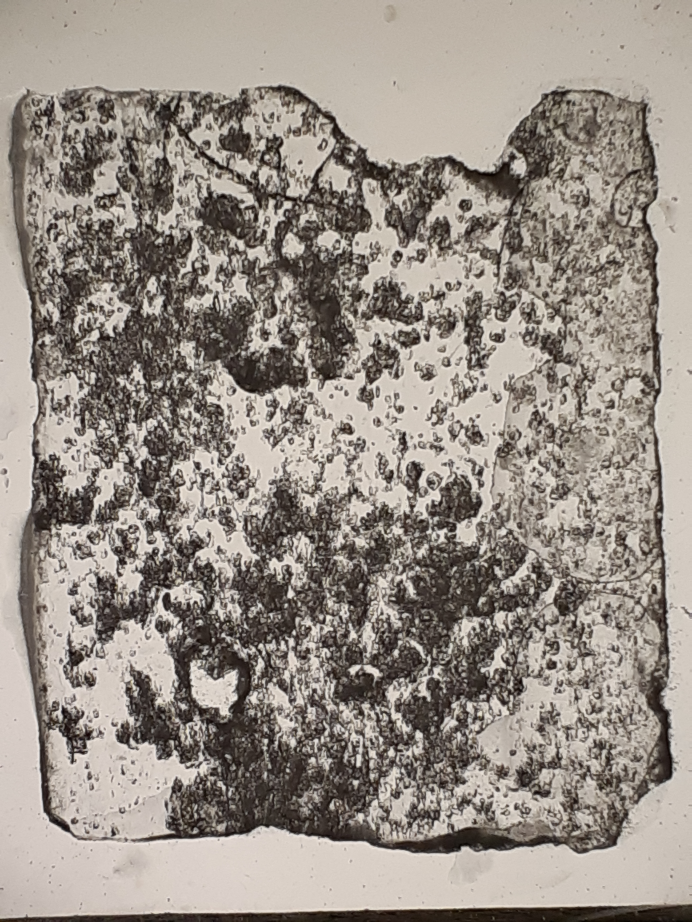
#> input picture images/hummock1_bot_7cm_1.jpg, 3456 x 4608 px (shown at 1/5 size)
$ python Tester.py
#> lines starting #> are read from the running program, lines starting #| are printed output that depends on the picture
### clipBlur.py
# -*- coding: utf-8 -*-
"""
Created on Wed Mar  9 08:38:25 2022

@author: Bruger
"""

def clipBlur(filename, x, y, marginX, marginY, sigma=1.0):
    # FUNC:
    # picture takes the variables and returns an image in grayscale that has been
    # clipped and blurred
    #
    # VARIABLES:
    # filename is the position of the picture of a picture you want treated.
    #
    # (x,y) is the position of the middle of the outclip you want of the picture
    # Remember that x is the amount of pixels down from the top left corner
    # and y is the number of pixels to the right of the top left corner
    #
    # marginX and marginY are the amount of pixels you want to include in the
    # outclip from (x,y)
    #
    # sigma is the amount of blur you want.

#> called with filename = 'images/hummock1_bot_7cm_1.jpg', x = 1800, y = 2400, marginX = 1400, marginY = 1400, sigma = 2
    import numpy as np
    import skimage.io
    image = skimage.io.imread(fname=filename, as_gray=True)
#> image: shape (4608, 3456) float64; min 0.00195, max 0.949, mean 0.566
    clip = image[y-marginY:y+marginY, x-marginX:x+marginX]
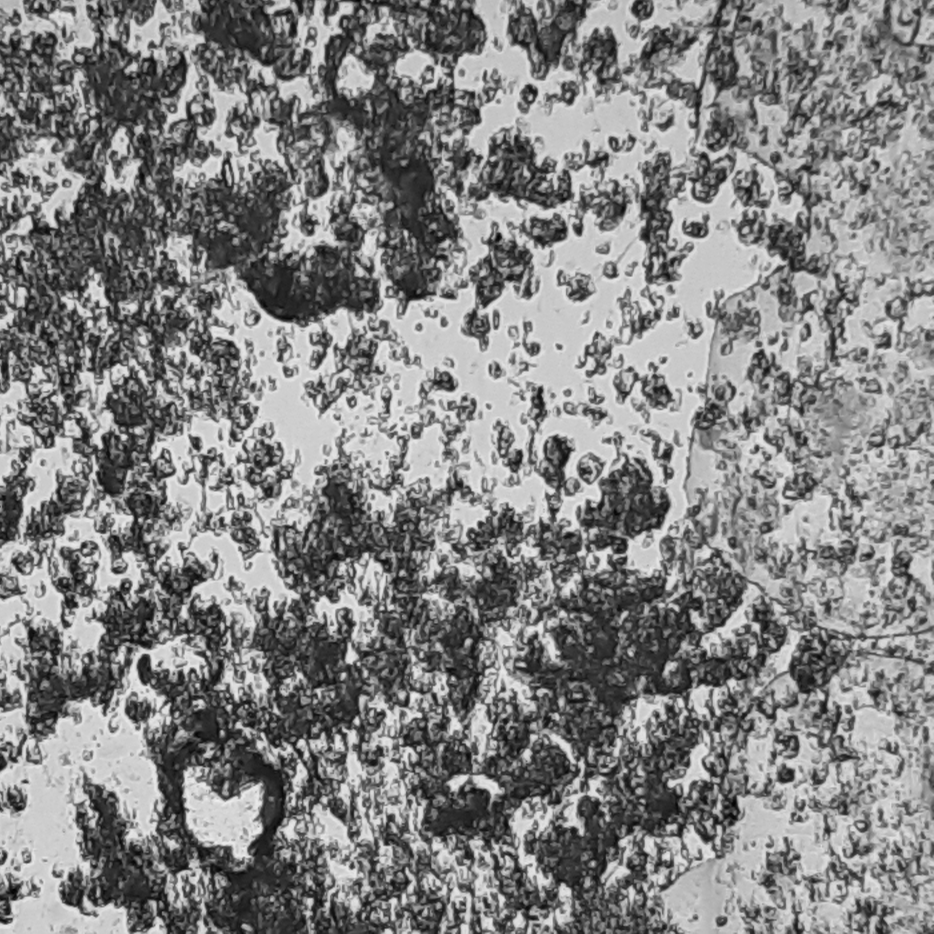
#> clip: shape (2800, 2800) float64 (shown at 1/3 size); min 0.00833, max 0.949, mean 0.517

    blurredImage = skimage.filters.gaussian(image, sigma=sigma, truncate=3.5)
    blurredClip = blurredImage[y-marginY:y+marginY, x-marginX:x+marginX]
#> `clip[blurredClip > threshold] = 0`:
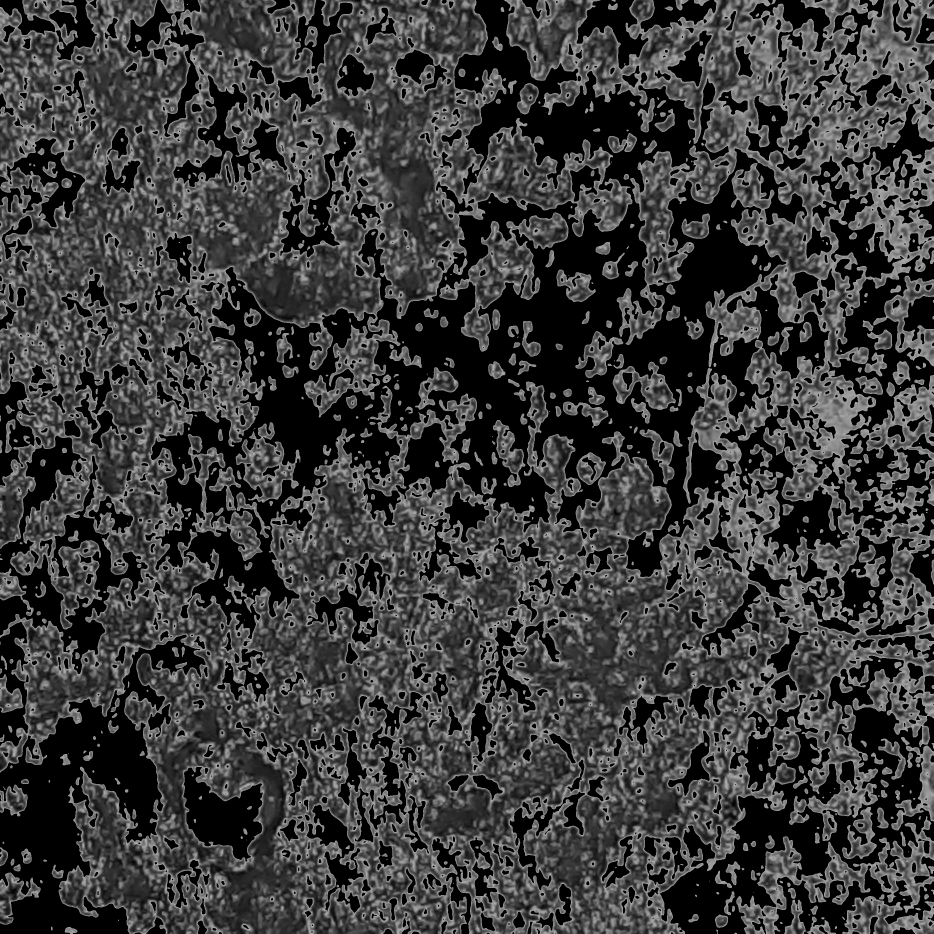
#> clip: shape (2800, 2800) float64 (shown at 1/3 size); min 0, max 0.786, mean 0.237


    return clip, blurredClip


### acf.py
import numpy as np
import matplotlib.pyplot as plt
from statsmodels.tsa.stattools import acf as acff


def acf(clip, lags=50, conversion = 90/2000, plot=False, plotfunc=[1,2], plotname="", ip=np.exp(-2), sections=3, errorlimit = np.inf, alpha =0.05):

    #Set plotfunc as iterable
#> called with lags = 200, conversion = 0.0386, plot = False, plotfunc = array of shape (4,), plotname = 'Testplot', ip = 0.135, sections = 3, errorlimit = inf
    if type(plotfunc) == int:
        plotfunc = [plotfunc]

    n = np.shape(clip)[0]
#> n = 2800
    M = np.zeros(n)
#> M = 2800 values from 0 to 0
    bestfunc = np.empty(sections, dtype= 'U32')
    functype = ["Empirical","Exponential","Gaussian","Exp Root", "x-Power", "x-Exponential"]

    plotdata = np.empty(lags)

    if sections != 0:
        blocks = np.int32(np.round(np.linspace(0, n, sections + 1)))
#> blocks = [0, 933, 1867, 2800]
        M2 = np.zeros(sections)
        N2 = np.zeros(sections)
        kval = np.zeros(sections)
        xval = np.zeros(sections)
        fitness = np.zeros([sections,np.size(plotfunc)])

        for idx,_ in enumerate(M2):
            bestfitctrl = np.inf
            blck = clip[blocks[idx]:blocks[idx + 1]]
            auto, confint = autoCor(blck, nlags=lags, alpha = alpha)
            acl_est, std_est = autocolen(auto, confint=confint, scale=conversion)
            M2[idx] = acl_est
            N2[idx] = std_est

            if any(auto < -1) or any(auto > 1):
                print("Warning[acf]: Autocorrelation contains invalid values!")
            if any(np.isnan(auto)):
                print("Warning[acf]: Warning: Autocorrelation contains NaN entries!")

            #print(f"Estimated Autocorrelation Length: {acl_est:.04f}mm")

            bestfunc[idx] = functype[0]
            x = np.arange(lags)
            y = auto[x]
            x = x*conversion
            plotdata = np.vstack([plotdata,x,y])

            for jdx, pf in enumerate(plotfunc):
                coeffs, iidx = lsm3(x,y,pf, limit=ip,L=acl_est)
                c = np.hstack([0,coeffs])
                if pf == 1:
                    fy = func1(c,x)
                    #plotlabel = r'$c_1 \exp(k_1 x) + c_0$'
                    acl = 1/c[2]
                elif pf == 2:
                    fy = func2(c,x)
                    #plotlabel = r'$\frac{c_1}{\sqrt{2 \pi \sigma^2}} \cdot \exp\left(-\frac{\left(x - \mu \right)^2}{2 \sigma^2}\right) + c_0$'
                    acl = np.sqrt(2)*c[1]-c[2]
                elif pf == 3:
                    fy = func3(c,x)
                    acl = 1/(c[2]**2)
                elif pf == 4:
                    fy = func4(c,x)
                    acl = 1/(c[2])
                    xval[idx] = c[3]
                elif pf == 5:
                    fy = func5(c,x)
                    acl = 1/(c[2])
                    kval[idx] = c[3]
                elif pf == 0:
                    fy = y
                    acl = acl_est

                plotdata = np.vstack([plotdata,fy])

                # print(f"Autocorrelation legth from {functype[pf]} lsm: {acl:.04f}mm")

                fitctrl = 1/(iidx) *np.sum((y[:iidx]-fy[:iidx])**2)
                fitness[idx,jdx] = fitctrl

                if fitctrl < bestfitctrl:
                    #Error tolerance
                    if  np.not_equal(acl_est,0):
                        if abs(acl/acl_est - 1) > errorlimit:
                            acl = acl_est
                            #print('Linear approximation used due to too large deviation..')
                        else:
                            bestfunc[idx] = functype[pf]
                            bestfitctrl = fitctrl
#> this loop made 1 pass
#> pass 1, in acf, `blck = clip[blocks[idx]:blocks[idx + 1]]`:
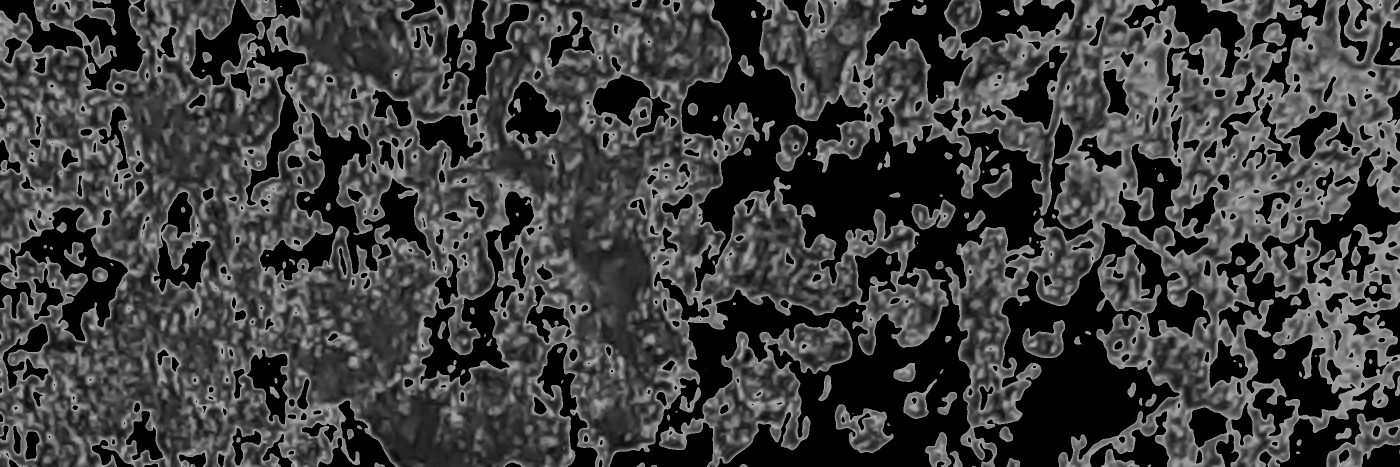
#> blck: shape (933, 2800) float64 (shown at 1/2 size); min 0, max 0.749, mean 0.249
#> after the loop, M2 = [0, 0, 0]; N2 = [0, 0, 0]; fitness = [[0, 0, 0, 0], [0, 0, 0, 0], [0, 0, 0, 0]]; kval = [0, 0, 0]; xval = [0, 0, 0]

        M = np.copy(M2)
    else:
        for idx, i in enumerate(clip):
            auto = autoCor([i], nlags=lags)
            acl = autocolen(auto,conversion)
            M[idx] = acl_est


    return M, N2, bestfunc, plotdata[1:], fitness, kval, xval

#-----------------------------------------------------------------------------

def autoCor(clipBlur, nlags = 1999, alpha = 0.05):
    # Function
    # Viser autocorrelation mellem alle pixels i det clipped/blurred billede.

    # Variables
    # clipped/blurred billede loaded fra clipBlur funktionen.

    # Først importeres relevante pakker, især her statsmodels.

    # Denne funktion tager det klippede og blurrede billede og bestemmer autocorrelation for alle pixels.
    # Nedenfor er testscript til hvordan autocorrelationsfunktionen fungerer for en enkelt linje.

    # En linje
    # linje = clip[1,:]
    # sm.tsa.acf(linje,nlags = 100)
    # fig = tsaplots.plot_acf(linje,lags = 100)
    # plt.show()

    # sizeY = clipBlur.shape[1]


    ## Et helt billede
    # nlags bestemmer hvor mange pixels der medtages, 0 regnes ikke med og der er 1999 lig 2000.
    M = np.zeros(nlags+1)
    N = np.zeros(nlags+1)
    err = 0
    for i, clips in enumerate(clipBlur):
        if all(clips == 0):
            auto = np.zeros(np.size(nlags))
            confint = np.zeros(np.size(nlags))

        else:
#> (the run stopped early here; a loop or call above may not have finished)

$ run again, with 20200220_221515.jpg copied over images/hummock1_bot_7cm_1.jpg
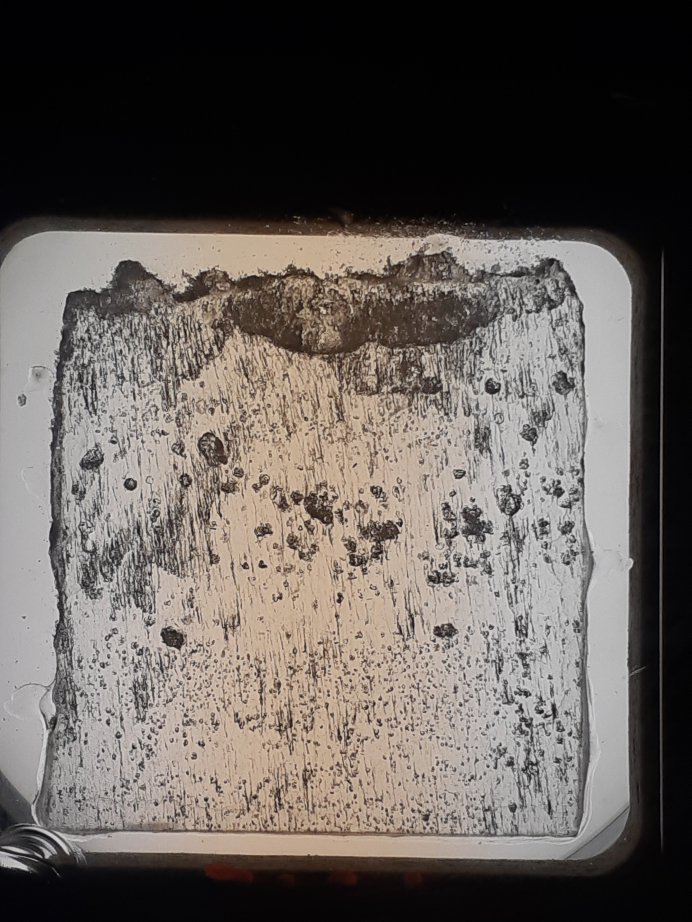
#> input picture 20200220_221515.jpg, 3456 x 4608 px (shown at 1/5 size)
#> `clip[blurredClip > threshold] = 0`:
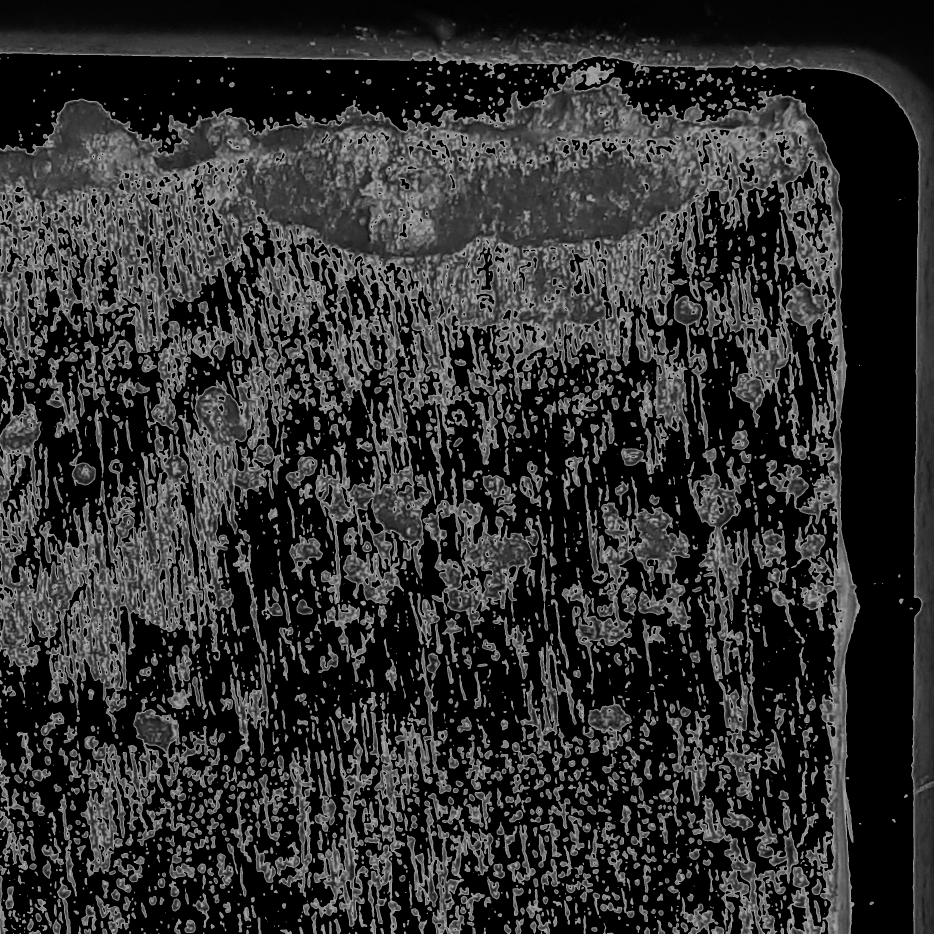
#> clip: shape (2800, 2800) float64 (shown at 1/3 size); min 0, max 0.801, mean 0.191
#> the loop in acf, `for idx,_ in enumerate(M2):` made 1 pass
#> pass 1, in acf, `blck = clip[blocks[idx]:blocks[idx + 1]]`:
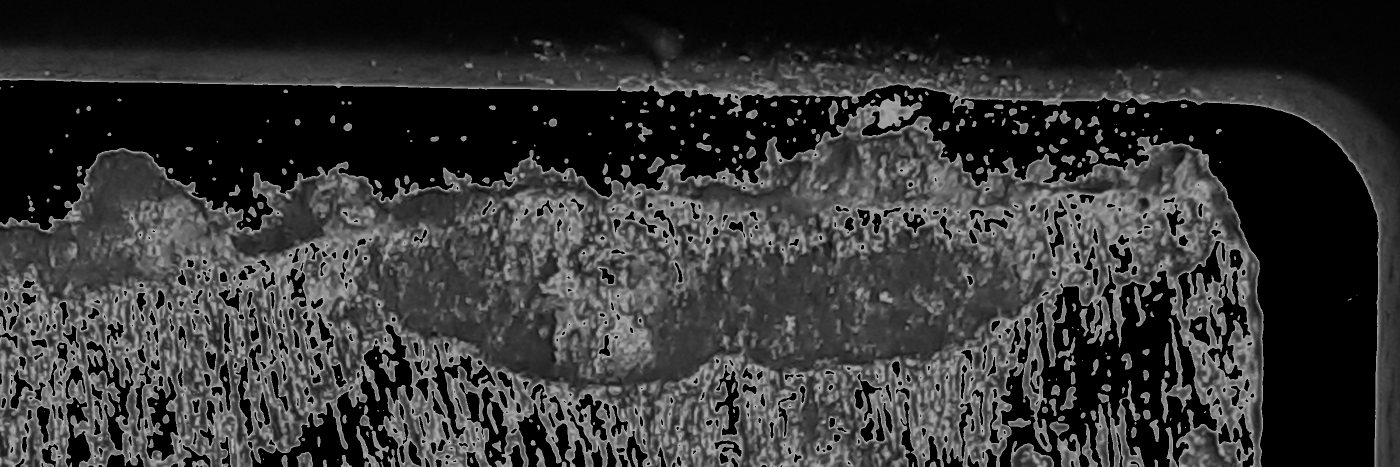
#> blck: shape (933, 2800) float64 (shown at 1/2 size); min 0, max 0.783, mean 0.209
#> after the loop in acf, `for idx,_ in enumerate(M2):`: M2 = [0, 0, 0]; fitness = [[0, 0, 0, 0], [0, 0, 0, 0], [0, 0, 0, 0]]; kval = [0, 0, 0]
